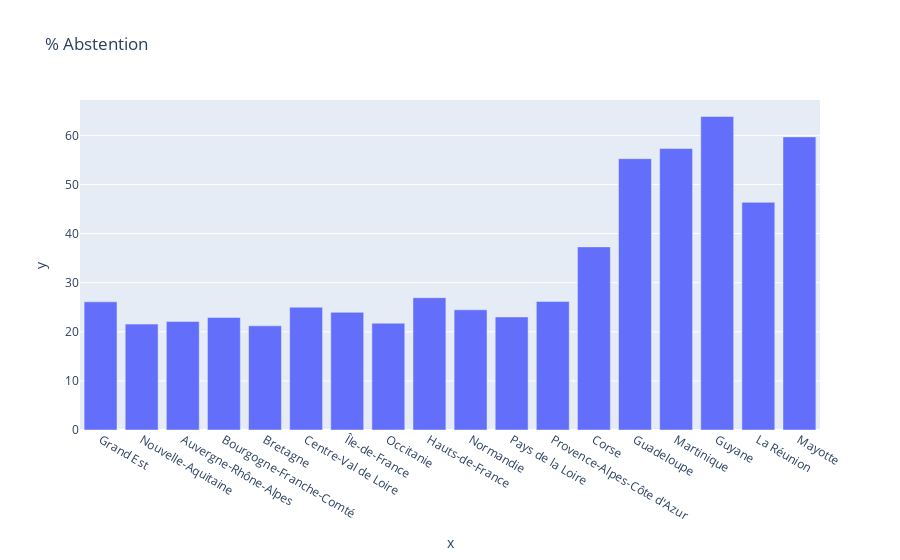

The notebook cell this image was saved under:
### Code cell
regions = data['Libellé de la région'].to_numpy()
#plt.bar(regions, 100 - data['% Vot/Ins'].to_numpy())
new_y=  (100 - data['% Vot/Ins']).to_numpy()
# plt.xticks(rotation=90);
# plt.title('Abstention %', fontweight="bold")

px.bar(x=regions, y=new_y, title="% Abstention ")

### Figure 1 — Plotly figure (JSON) as saved in the notebook; plotly's stock layout.template omitted (floating-point values rounded to 4 significant figures)
{"data": [{"alignmentgroup": "True", "hovertemplate": "x=%{x}<br>y=%{y}<extra></extra>", "legendgroup": "", "marker": {"color": "#636efa", "pattern": {"shape": ""}}, "name": "", "offsetgroup": "", "orientation": "v", "showlegend": false, "textposition": "auto", "type": "bar", "x": ["Grand Est", "Nouvelle-Aquitaine", "Auvergne-Rhône-Alpes", "Bourgogne-Franche-Comté", "Bretagne", "Centre-Val de Loire", "Île-de-France", "Occitanie", "Hauts-de-France", "Normandie", "Pays de la Loire", "Provence-Alpes-Côte d'Azur", "Corse", "Guadeloupe", "Martinique", "Guyane", "La Réunion", "Mayotte"], "xaxis": "x", "y": [26.1, 21.57, 22.1, 22.92, 21.21, 25.01, 23.96, 21.75, 26.94, 24.48, 23.02, 26.19, 37.29, 55.25, 57.32, 63.84, 46.36, 59.69], "yaxis": "y"}], "layout": {"barmode": "relative", "legend": {"tracegroupgap": 0}, "title": {"text": "% Abstention "}, "xaxis": {"anchor": "y", "domain": [0, 1], "title": {"text": "x"}}, "yaxis": {"anchor": "x", "domain": [0, 1], "title": {"text": "y"}}}}
